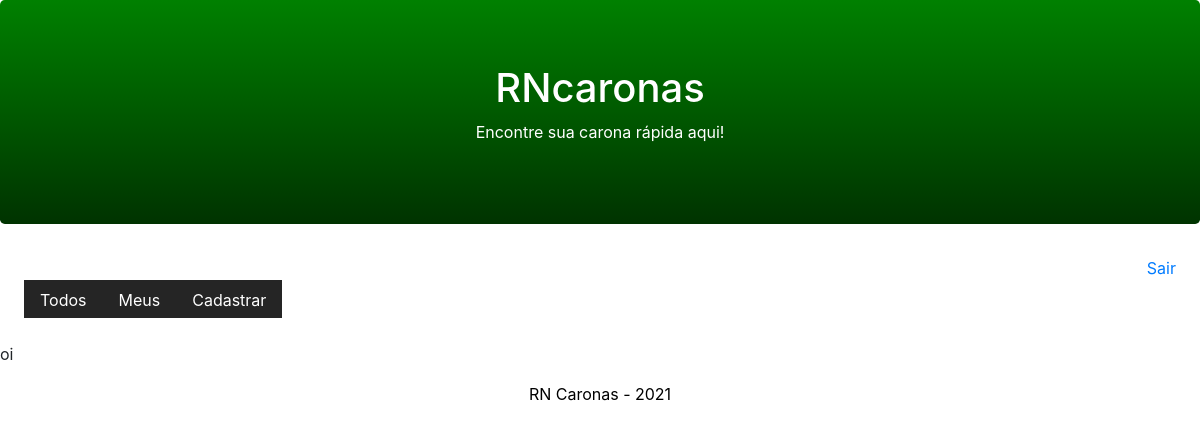
The page /usuario/list (signed in) on the database as committed earlier.
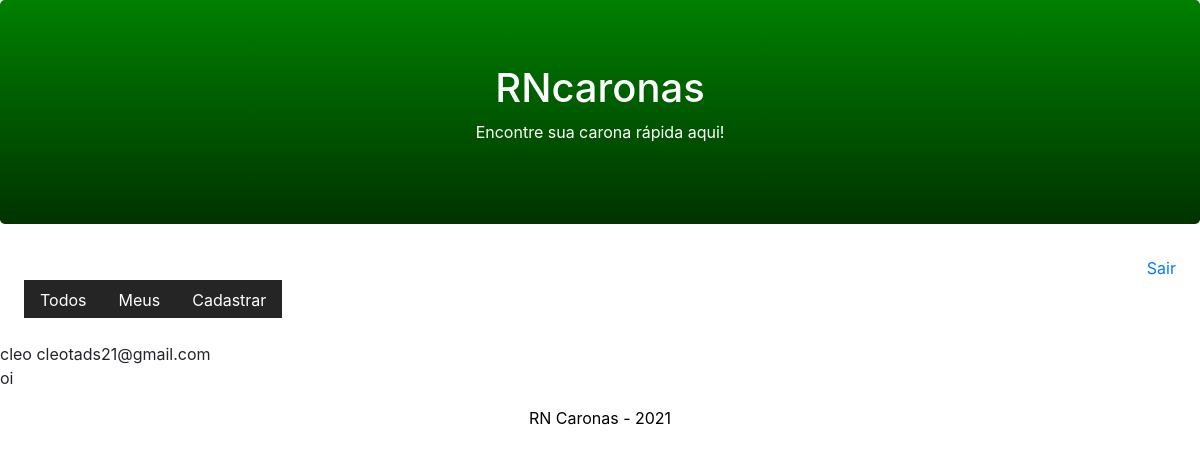
The same page on the database as committed later.
### usuario/models.py (models this page shows, shortened)
class usuario(models.Model):
    nome = models.CharField(max_length=255)
    email = models.EmailField()
    senha = models.CharField(max_length=50)
    foto = models.ImageField(upload_to="media/%y/%m",blank=True,null=True)
    active = models.BooleanField(default=True)
    user = models.ForeignKey(User, on_delete=models.CASCADE)
    class Meta:
        db_table = 'usuario'

### usuario/views.py (the view)
# urls.py: path('usuario/list', views.list_all_usuario),
@login_required(login_url='/login/')
def list_all_usuario(request):#listando os usuarios
    user = usuario.objects.filter(active=True)
    print(user.query)
    return render(request, 'list.html', {'user': user})#passando um dicionario

### usuario/templates/list.html
{%extends "model-page.html"%}
{% block content %}
    {% for u in user %}
        {{u.nome}}
        {{u.email}}
    {% endfor %}
<p>oi</p>
{% endblock%}

Rows that differ between the two databases and show on the page:
added usuario: nome "cleo", email "cleotads21@gmail.com"
